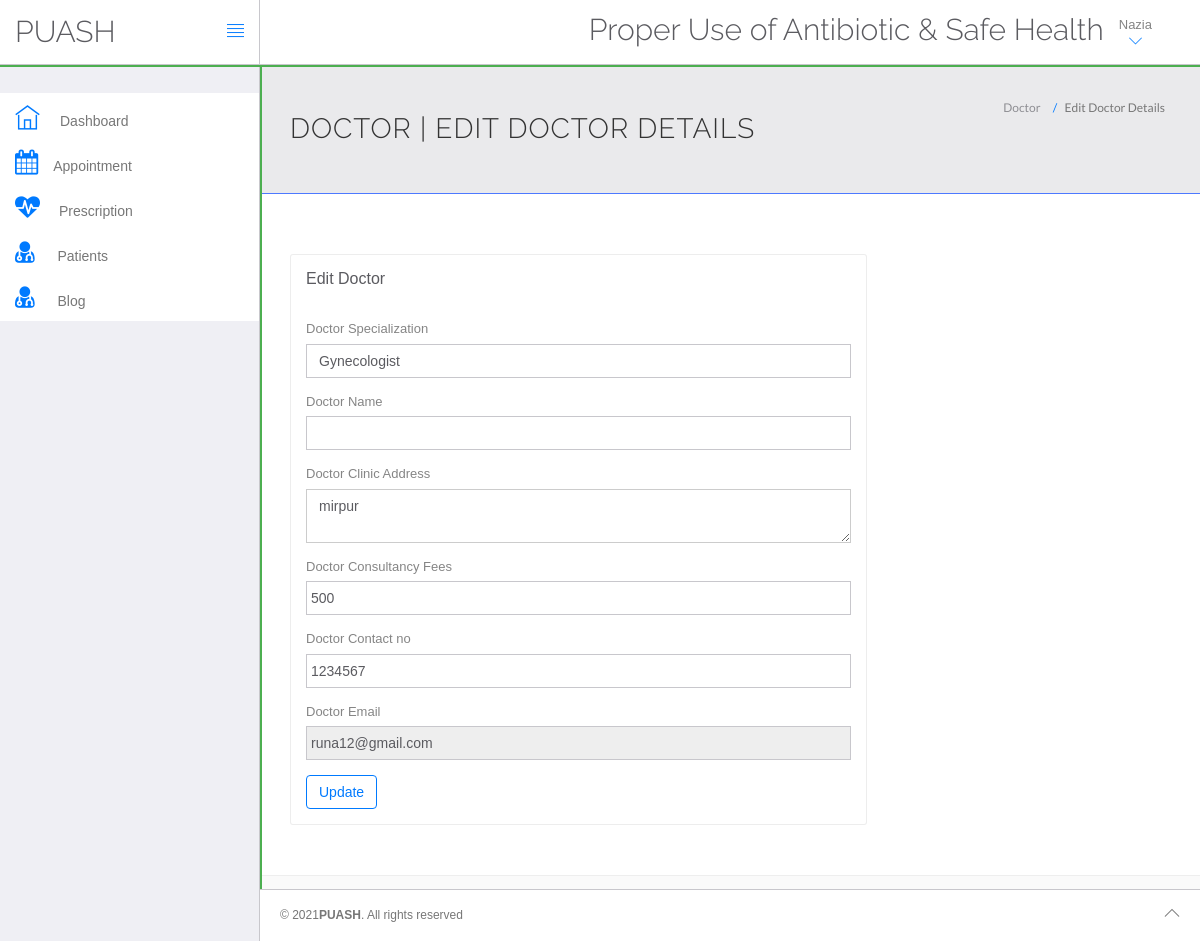
The page /PUASH/doctor/edit-profile.php (signed in) on the database its author committed.
### tables this page shows
CREATE TABLE `doctors` (
  `id` int(11) NOT NULL,
  `specilization` varchar(255) NOT NULL,
  `licence_number` varchar(50) NOT NULL,
  `doctorname` varchar(255) NOT NULL,
  `gender` varchar(10) NOT NULL,
  `hospital_name` varchar(300) NOT NULL,
  `address` longtext NOT NULL,
  `docFees` varchar(255) NOT NULL,
  `contactno` varchar(11) NOT NULL,
  `docEmail` varchar(255) NOT NULL,
  `password` varchar(255) NOT NULL,
  `token` varchar(150) NOT NULL,
  `status` varchar(10) NOT NULL DEFAULT 'inactive',
  `creationDate` timestamp NOT NULL DEFAULT current_timestamp(),
  `updationDate` varchar(255) NOT NULL,
  `sat` varchar(15) NOT NULL,
  `sun` varchar(15) NOT NULL,
  `mon` varchar(15) NOT NULL,
  `tue` varchar(15) NOT NULL,
  `wed` varchar(15) NOT NULL,
  `thu` varchar(15) NOT NULL,
  `fri` varchar(15) NOT NULL
);

### PUASH/doctor/edit-profile.php (the view, shortened to what this page needs)
<!DOCTYPE html>
<!DOCTYPE html>
<html lang="en">
	<head>
		<link rel="stylesheet" href="../../vendor/bootstrap/css/bootstrap.min.css">
		<link rel="stylesheet" href="../../vendor/fontawesome/css/font-awesome.min.css">
		<link rel="stylesheet" href="../../vendor/themify-icons/themify-icons.min.css">
		<link href="../../vendor/animate.css/animate.min.css" rel="stylesheet" media="screen">
		<link href="../../vendor/perfect-scrollbar/perfect-scrollbar.min.css" rel="stylesheet" media="screen">
		<link href="../../vendor/switchery/switchery.min.css" rel="stylesheet" media="screen">
		<link href="../../vendor/bootstrap-touchspin/jquery.bootstrap-touchspin.min.css" rel="stylesheet" media="screen">
		<link href="../../vendor/select2/select2.min.css" rel="stylesheet" media="screen">
		<link href="../../vendor/bootstrap-datepicker/bootstrap-datepicker3.standalone.min.css" rel="stylesheet" media="screen">
		<link href="../../vendor/bootstrap-timepicker/bootstrap-timepicker.min.css" rel="stylesheet" media="screen">
		<link rel="stylesheet" href="../../assets/css/styles.css">
		<link rel="stylesheet" href="../../assets/css/plugins.css">
		<link rel="stylesheet" href="../../assets/css/themes/theme-1.css" id="skin_color" />
    <link rel="stylesheet" href="../../include/DataTables/DataTables-1.10.18/css/dataTables.bootstrap4.min.css">
    <link rel="stylesheet" href="../../include/DataTables/Buttons-1.5.6/css/buttons.bootstrap4.min.css">
		<link rel="stylesheet" href="https://cdnjs.cloudflare.com/ajax/libs/font-awesome/4.7.0/css/font-awesome.min.css">
	<body>
		<div id="app">
<?php include('include/sidebar.php');?>
			<div class="app-content">
				<?php include('include/header.php');?>
				<div class="main-content" >
					<div class="wrap-content container" id="container">
						<section id="page-title" style="border-bottom:1px solid #4d79ff; background-color:#eaeaec;">
							<div class="row">
								<div class="col-sm-8">
									<h1 class="mainTitle">Doctor | Edit Doctor Details</h1>
																	</div>
								<ol class="breadcrumb">
									<li>
										<span>Doctor</span>
									</li>
									<li class="active">
										<span>Edit Doctor Details</span>
									</li>
								</ol>
							</div>
						</section>
						<div class="container-fluid container-fullw bg-white">
							<div class="row">
								<div class="col-md-12">
									<div class="row margin-top-30">
										<div class="col-lg-8 col-md-12">
											<div class="panel panel-white">
												<div class="panel-heading">
													<h5 class="panel-title">Edit Doctor</h5>
												</div>
												<div class="panel-body">
									<?php $sql=mysqli_query($con,"select * from doctors where docEmail='".$_SESSION['dlogin']."'");
while($data=mysqli_fetch_array($sql))
{
?>
													<form role="form" name="adddoc" method="post" onSubmit="return valid();">
														<div class="form-group">
															<label for="DoctorSpecialization">
																Doctor Specialization
															</label>
							<select name="Doctorspecialization" class="form-control" required="required">
					<option value="<?php echo htmlentities($data['specilization']);?>">
					<?php echo htmlentities($data['specilization']);?></option>
															</select>
														</div>
<div class="form-group">
															<label for="doctorname">
																 Doctor Name
															</label>
	<input type="text" name="docname" class="form-control" value="<?php echo htmlentities($data['doctorName']);?>" >
														</div>
<div class="form-group">
															<label for="address">
																 Doctor Clinic Address
															</label>
					<textarea name="clinicaddress" class="form-control"><?php echo htmlentities($data['address']);?></textarea>
														</div>
<div class="form-group">
															<label for="fess">
																 Doctor Consultancy Fees
															</label>
		<input type="text" name="docfees" class="form-control" required="required"  value="<?php echo htmlentities($data['docFees']);?>" >
														</div>
<div class="form-group">
									<label for="fess">
																 Doctor Contact no
															</label>
					<input type="text" name="doccontact" class="form-control" required="required"  value="<?php echo htmlentities($data['contactno']);?>">
														</div>
<div class="form-group">
									<label for="fess">
																 Doctor Email
															</label>
					<input type="email" name="docemail" class="form-control"  readonly="readonly"  value="<?php echo htmlentities($data['docEmail']);?>">
														</div>
														<?php } ?>
														<button type="submit" name="submit" class="btn btn-o btn-primary">
															Update
														</button>
													</form>
												</div>
											</div>
										</div>
											</div>
										</div>
								</div>
					</div>
				</div>
			</div>
			</div>
	<?php include('include/footer.php');?>
		</div>
	</body>
</html>

### PUASH/doctor/include/header.php (shortened to what this page needs)
<header class="navbar navbar-default navbar-static-top" style="outline:#4CAF50 solid 2px;">
					<div class="navbar-header" >
						<a class="navbar-brand" href="../../index.html">
							<h2 style="padding-top:15% ">PUASH</h2>
						</a>
						<a href="#" class="sidebar-toggler pull-right visible-md visible-lg" data-toggle-class="app-sidebar-closed" data-toggle-target="#app">
							<i class="ti-align-justify"></i>
						</a>
					</div>
					<div class="navbar-collapse collapse">
						<ul class="nav navbar-right">
								<li  style="padding-top:2% ">
								<h2>Proper Use of Antibiotic & Safe Health</h2>
							</li>
							<li class="dropdown current-user">
								<a href class="dropdown-toggle" data-toggle="dropdown">
									 <span class="username">
									 <?php
 $con = mysqli_connect("localhost", "root", "", "hms");
					 $query = "select * from doctors where id='".$_SESSION['id']."'";
					 if($result = mysqli_query($con, $query)){
							 while($row = mysqli_fetch_assoc($result)){
									 $mark = explode(" ", $row["doctorname"]);
                        echo $mark[0]." ";
                     }
							 }
			 ?>
								<i class="ti-angle-down"></i></i></span>
								</a>
							</li>
						</ul>
					</div>
				</header>

### assets/css/themes/theme-1.css (style rules this page uses)
body { background: #FAFAFA; }
header .navbar-header { background: #ffffff !important; border-right-color: #c8c7cc !important; border-bottom-color: #c8c7cc !important; }
header .navbar-header .sidebar-toggler, header .navbar-header .sidebar-mobile-toggler { color: #007aff !important; }
header .navbar-header .navbar-brand { color: #777 !important; }
header .navbar-collapse { background: #ffffff !important; border-bottom-color: #c8c7cc !important; box-shadow: none !important; }
header .navbar-collapse .navbar-right > li > a { color: #777; }
header .navbar-collapse .navbar-right > li > a i { color: #007aff !important; }

### PUASH/doctor/assets/css/themes/theme-1.css (style rules this page uses)
body { background: #FAFAFA; }
header .navbar-header { background: #ffffff !important; border-right-color: #c8c7cc !important; border-bottom-color: #c8c7cc !important; }
header .navbar-header .sidebar-toggler, header .navbar-header .sidebar-mobile-toggler { color: #007aff !important; }
header .navbar-header .navbar-brand { color: #777 !important; }
header .navbar-collapse { background: #ffffff !important; border-bottom-color: #c8c7cc !important; box-shadow: none !important; }
header .navbar-collapse .navbar-right > li > a { color: #777; }
header .navbar-collapse .navbar-right > li > a i { color: #007aff !important; }

### rows shown on the page
doctors: doctorname "Nazia", Doctorspecialization "Gynecologist", clinicaddress "mirpur", docfees "500", doccontact "1234567", docemail "runa12@gmail.com"
